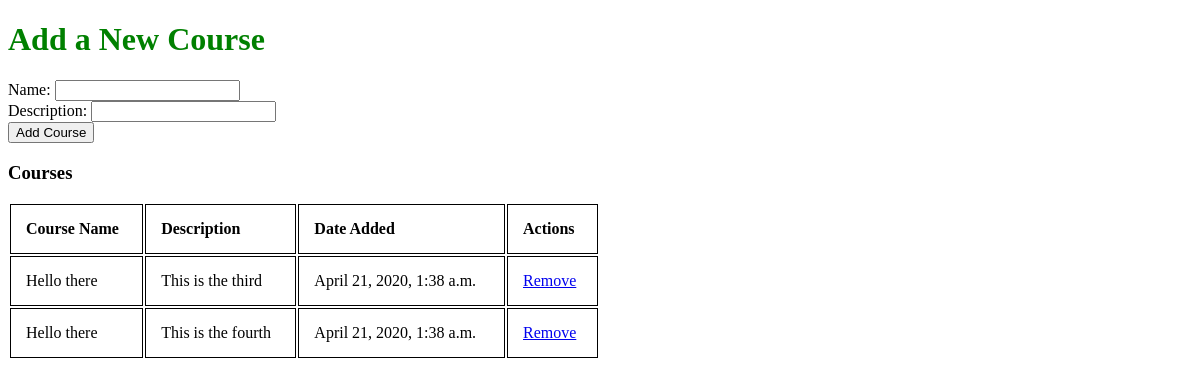
Before: / with the older database file.
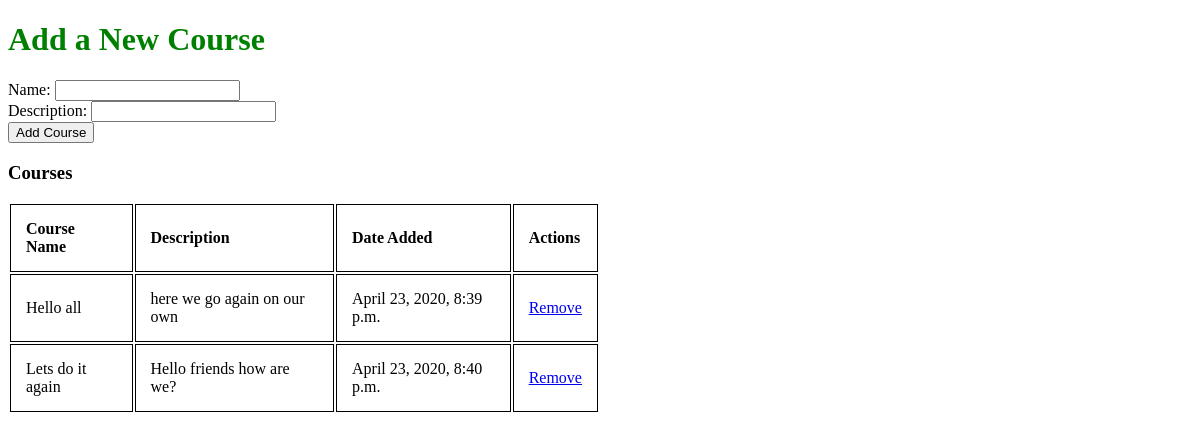
After: the same page with the newer database file.
### courses_app/models.py (models this page shows)
class Course(models.Model):
    name = models.CharField(max_length=50)
    description = models.CharField(max_length=50)
    created_at = models.DateTimeField(auto_now_add=True)
    updated_at = models.DateTimeField(auto_now=True)
    objects = CourseManager()

### courses_app/views.py (the view)
# urls.py: path('', views.index),
def index(request):
    courses = Course.objects.all()
    context = {
        'courses': courses,
    }
    return render(request, 'index.html', context)

### courses_app/templates/index.html (shortened to what this page needs)
<!DOCTYPE html>
<html lang="en">
<head>
    {% load static %}
    <link rel="stylesheet" type="text/css" href="{% static 'css/style.css' %}">
</head>
<body>
    <h1>Add a New Course</h1>
    <form action="/add_course" method=POST>
        Name: <input type="text" name='name'>
        <br>
        Description: <input type="text" name='description'>
        <br>
        <input type="submit" value='Add Course'>
    </form>
    <table style="width:50%">
        <tr>
            <h3>Courses</h3>
            <th>Course Name</th>
            <th>Description</th>
            <th>Date Added</th>
            <th>Actions</th>
        </tr>
        {% for new_course in courses %}
        <tr>
            <td>{{new_course.name}}</td>
            <td>{{new_course.description}}</td>
            <td>{{new_course.created_at}}</td>
            <td><a href="{% url 'remove_course' id=new_course.id %}">Remove</a></td>
        </tr>
        {% endfor %}
      </table>
</body>
</html>

### courses_app/static/css/style.css (style rules this page uses)
h1 { color: green; }
form { text-align: left; }
table { text-align: left; }
th, td { padding: 15px; text-align: left; border: 1px solid black; }

Changed rows visible on the page:
removed Course: name "Hello there", description "This is the third", created_at "April 21, 2020, 1:38 a.m."
removed Course: name "Hello there", description "This is the fourth", created_at "April 21, 2020, 1:38 a.m."
added Course: name "Hello all", description "here we go again on our own", created_at "April 23, 2020, 8:39 p.m."
added Course: name "Lets do it again", description "Hello friends how are we?", created_at "April 23, 2020, 8:40 p.m."
